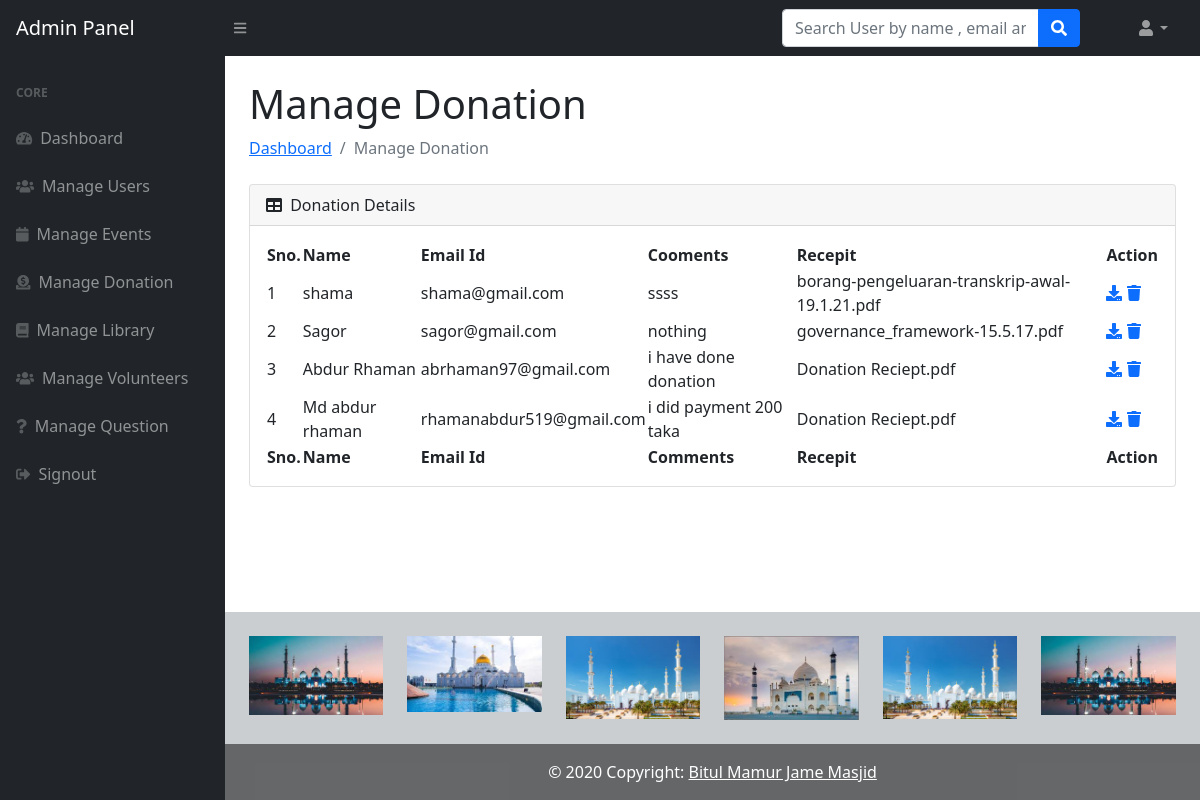
The app's page /admin/manage-donation.php with its own data.
### tables this page shows
CREATE TABLE `donate` (
  `id` int(255) NOT NULL,
  `name` varchar(255) NOT NULL,
  `email` varchar(255) NOT NULL,
  `comments` varchar(255) NOT NULL,
  `file` varchar(255) NOT NULL
);

### admin/manage-donation.php (the view, shortened to what this page needs)
<?php session_start();
require "../connection.php";
   ?>
<!DOCTYPE html>
<html lang="en">
    <head>
        <link href="https://cdn.jsdelivr.net/npm/bootstrap@5.1.1/dist/css/bootstrap.min.css" rel="stylesheet">
    </head>
    <body class="sb-nav-fixed">
      <?php include_once('navbar.php');?>
        <div id="layoutSidenav">
         <?php include_once('sidebar.php');?>
            <div id="layoutSidenav_content">
                <main>
                    <div class="container-fluid px-4">
                        <h1 class="mt-4">Manage Donation</h1>
                        <ol class="breadcrumb mb-4">
                            <li class="breadcrumb-item"><a href="dashboard.php">Dashboard</a></li>
                            <li class="breadcrumb-item active">Manage Donation</li>
                        </ol>
                        <div class="card mb-4">
                            <div class="card-header">
                                <i class="fas fa-table me-1"></i>
                                Donation Details
                            </div>
                            <div class="card-body">
                                <table id="datatablesSimple">
                                    <thead>
                                        <tr>
                                             <th>Sno.</th>
                                  <th>Name</th>
                                  <th> Email Id</th>
                                  <th> Cooments</th>
                                  <th>Recepit</th>
                                  <th>Action</th>
                                        </tr>
                                    </thead>
                                    <tfoot>
                                        <tr>
                                             <th>Sno.</th>
<th>Name</th>
                                  <th> Email Id</th>
                                  <th> Comments</th>
                                  <th>Recepit</th>
                                  <th>Action</th>
                                        </tr>
                                    </tfoot>
                                    <tbody>
                                              <?php $ret=mysqli_query($con,"SELECT * FROM donate");
                              $cnt=1;
                              while($row=mysqli_fetch_array($ret))
                              {?>
                              <tr>
                              <td><?php echo $cnt;?></td>
                                  <td><?php echo $row['name'];?></td>
                                  <td><?php echo $row['email'];?></td>
                                  <td><?php echo $row['comments'];?></td>
                                  <td><?php echo $row['file'];?></td>
                    <td>
                        <a href="../file/<?php echo $row['file'];?>">
                          <i class="fas fa-download"></i></a>
                                     <a href="manage-donation.php?id=<?php echo $row['id'];?>" onClick="return confirm('Do you really want to delete');"><i class="fa fa-trash" aria-hidden="true"></i></a>
                                  </td>
                              </tr>
                              <?php $cnt=$cnt+1; }?>
                                    </tbody>
                                </table>
                            </div>
                        </div>
                    </div>
                </main>
  <?php include('footer.php');?>
            </div>
        </div>
    </body>
</html>

### records on screen
donate: name "shama", email "shama@gmail.com", comments "ssss", file "borang-pengeluaran-transkrip-awal-19.1.21.pdf"
donate: name "Sagor", email "sagor@gmail.com", comments "nothing", file "governance_framework-15.5.17.pdf"
donate: name "Abdur Rhaman", email "abrhaman97@gmail.com", comments "i have done donation", file "Donation Reciept.pdf"
donate: name "Md abdur rhaman", email "rhamanabdur519@gmail.com", comments "i did payment 200 taka", file "Donation Reciept.pdf"
